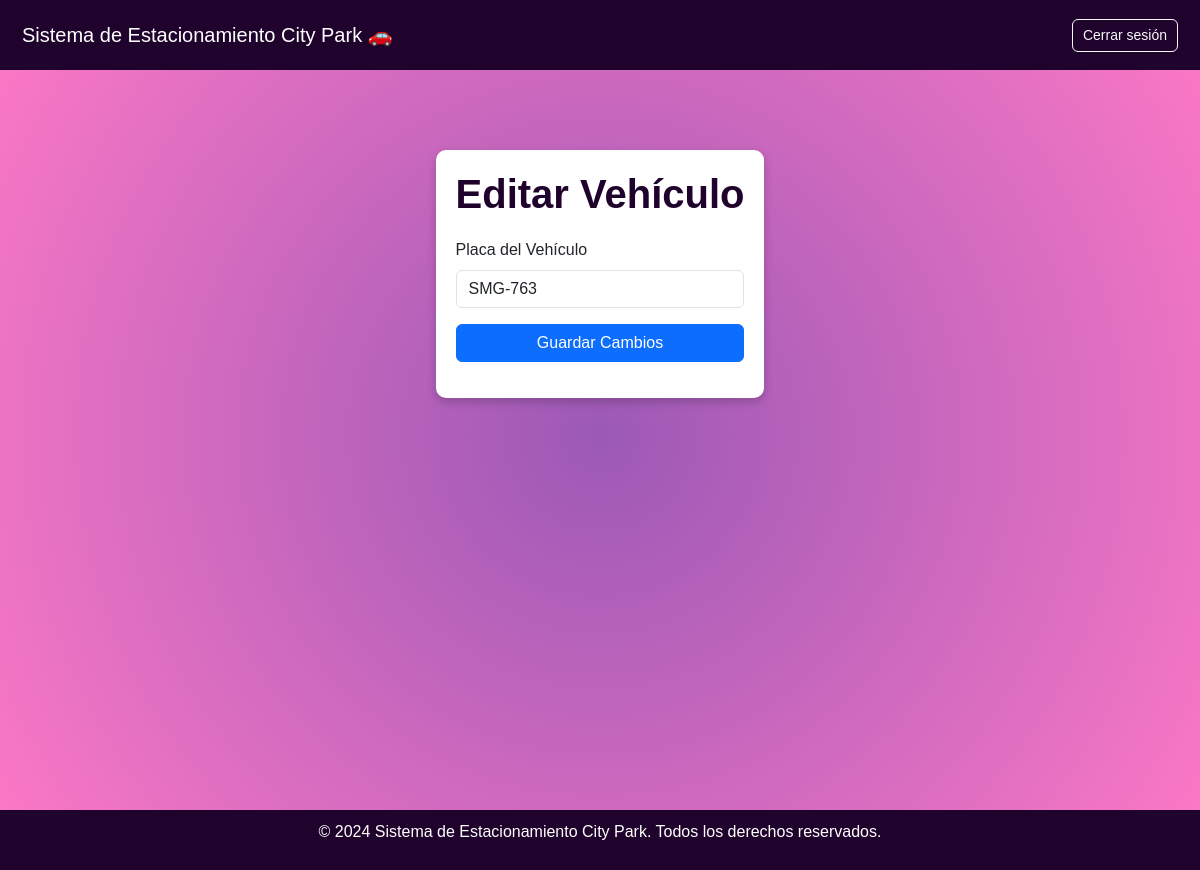
Page /editar_vehiculo/10 (signed in) on the earlier database version.
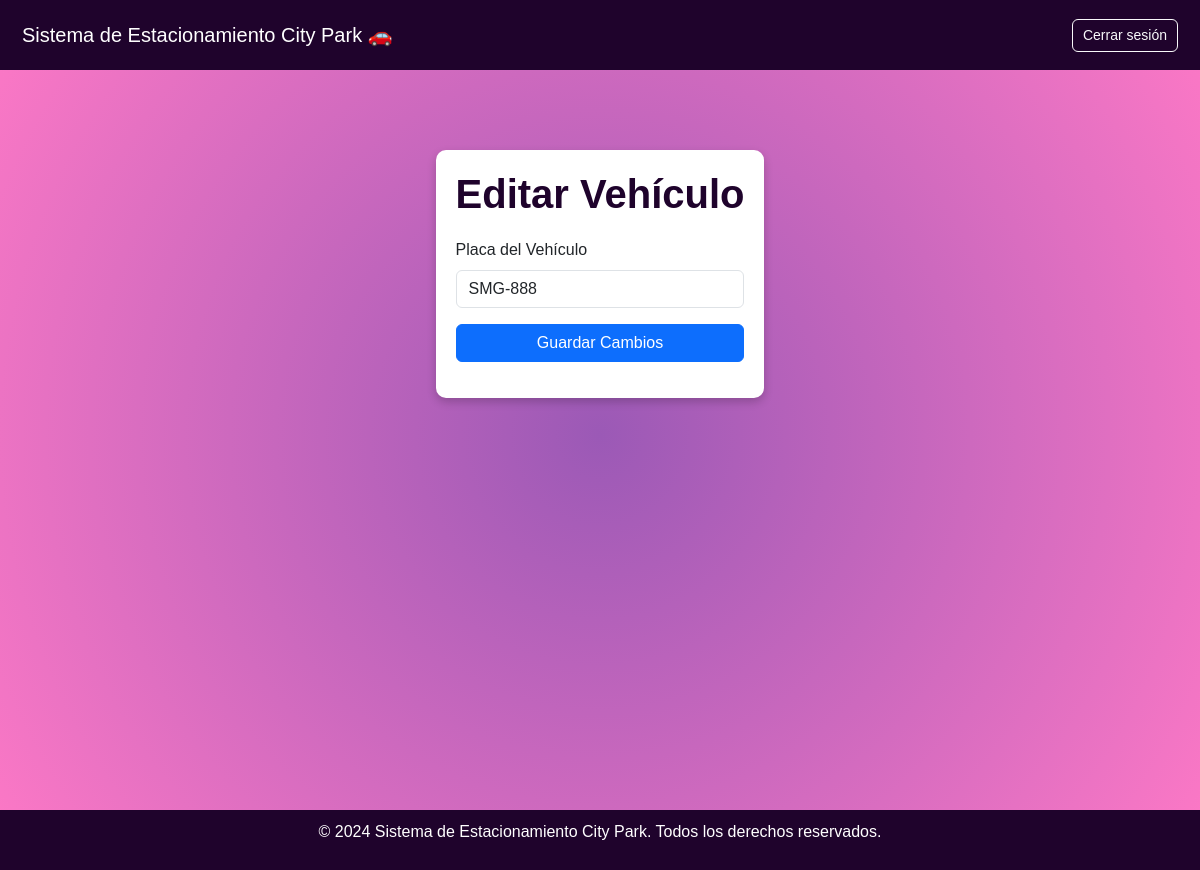
Same page on the later database version.
### app.py (models this page shows)
class Vehiculo(db.Model):
    id = db.Column(db.Integer, primary_key=True)
    placa = db.Column(db.String(10), unique=True, nullable=False)
    fecha_ingreso = db.Column(db.DateTime, default=datetime.utcnow)
    fecha_salida = db.Column(db.DateTime, nullable=True)
    pago = db.Column(db.Float, nullable=True)  # Campo para el pago
    usuario_id = db.Column(db.Integer, db.ForeignKey('usuario.id'), nullable=False)
    usuario = db.relationship('Usuario', backref=db.backref('vehiculos', lazy=True))

### app.py (the view, shortened to what this page needs)
@app.route('/editar_vehiculo/<int:id>', methods=['GET', 'POST'])
def editar_vehiculo(id):
    if 'user_id' not in session:
        return redirect(url_for('index'))
    vehiculo = Vehiculo.query.get_or_404(id)
    if vehiculo.usuario_id != session['user_id']:
        flash('No tienes permiso para realizar esta acción.')
        return redirect(url_for('dashboard'))
    return render_template('editar_vehiculo.html', vehiculo=vehiculo)

### templates/editar_vehiculo.html (shortened to what this page needs)
<html lang="es">
<head>
    <link href="https://cdn.jsdelivr.net/npm/bootstrap@5.3.0-alpha1/dist/css/bootstrap.min.css" rel="stylesheet">
</head>
<body>
    <nav class="navbar navbar-expand-lg navbar-dark">
        <div class="container-fluid">
            <a class="navbar-brand" href="#">Sistema de Estacionamiento City Park 🚗</a>
            <a href="/logout" class="btn btn-outline-light">Cerrar sesión</a>
        </div>
    </nav>
    <div class="container">
        <div class="login-box">
            <h1 class="form-title">Editar Vehículo</h1>
            <form action="/editar_vehiculo/{{ vehiculo.id }}" method="POST">
                <div class="mb-3">
                    <label for="placa" class="form-label">Placa del Vehículo</label>
                    <input type="text" name="placa" class="form-control" id="placa" value="{{ vehiculo.placa }}" required>
                </div>
                <button type="submit" class="btn btn-primary">Guardar Cambios</button>
            </form>
        </div>
    </div>
    <footer>
        <p>&copy; 2024 Sistema de Estacionamiento City Park. Todos los derechos reservados.</p>
    </footer>
</body>
</html>

### templates/editar_vehiculo.html (style rules this page uses)
body { background: radial-gradient(circle, #9b59b6, #ff79c6); font-family: Arial, sans-serif; }
.navbar { background-color: #1f032c; height: 70px; padding: 5px 10px; }
.navbar-brand { font-size: 20px; }
.btn-outline-light { font-size: 14px; padding: 5px 10px; }
.login-box { margin-top: 50px; max-width: 400px; background: white; padding: 20px; border-radius: 10px; box-shadow: 0px 4px 10px rgba(0, 0, 0, 0.2); }
.form-title { color: #1f032c; font-weight: bold; margin-bottom: 20px; text-align: center; }
.container { display: flex; justify-content: center; align-items: flex-start; min-height: 100vh; padding-top: 30px; }
.btn-primary { width: 100%; }
footer { background-color: #1f032c; color: white; text-align: center; padding: 10px 0; position: fixed; bottom: 0; width: 100%; }

Differences in the rows shown:
changed Vehiculo: placa "SMG-763" → "SMG-888"
